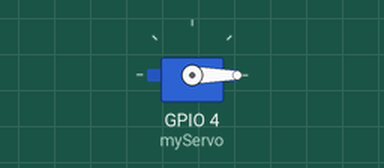
Bench run of a sketch on a simulated ESP32. Parts: servo.

Above: at 0.05 s.
At 2.95 s:
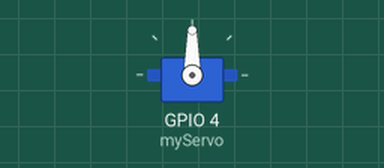
Timing chart, 0 to 6.9 s (numbered marks = the images above):
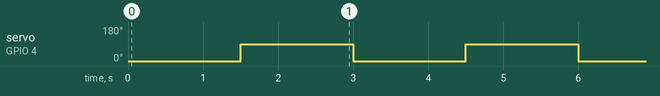

Measured:
- by itself, servo on GPIO 4 (myServo): alternates 90° for 1.5 s and 0° for 1.5 s

The sketch:

sketch.ino
```cpp
#include <ESP32Servo.h>

Servo myServo;
TaskHandle_t ServoTaskHandle;

void ServoTask(void *pvParameters) {
  for (;;) {
    myServo.write(0);
    vTaskDelay(pdMS_TO_TICKS(1500));

    myServo.write(90);
    vTaskDelay(pdMS_TO_TICKS(1500));

  }
}

void setup() {
  // Attach servo to GPIO 4, assign channel 0 explicitly for S3
  myServo.attach(4, 500, 2500);
  // (500–2500 µs pulse width)

  xTaskCreatePinnedToCore(
    ServoTask,
    "ServoTask",
    2048,
    NULL,
    1,
    &ServoTaskHandle,
    0
  );
}

void loop() {
  // Empty - FreeRTOS handles tasks
}
```
